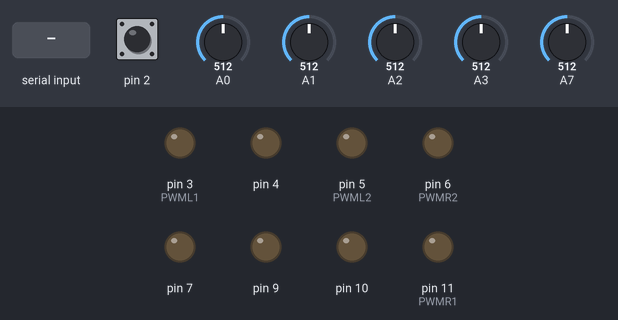
The sketch below on a simulated Arduino Nano, built with avr-gcc and run on an emulated ATmega328P. Shown: output pins drawn as LEDs (lit = HIGH). Inputs (shaded band) come from the test bench; at power-on: pin 2 HIGH, A0 = 512, A1 = 512, A2 = 512, A3 = 512, A7 = 512. What the sketch prints to the serial monitor is not drawn.

Above: at 0.2 s.
At 4.2 s:
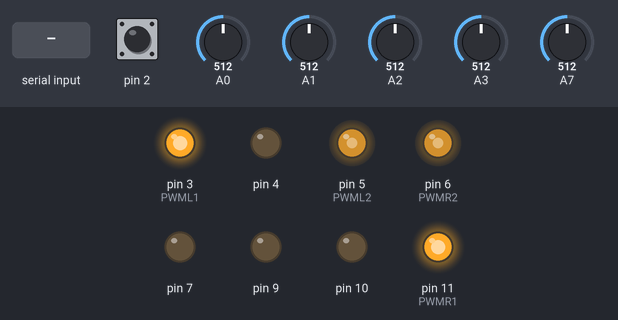
4.3 s: "r" received over Serial
Timing chart, 0 to 7.3 s (numbered marks = the images above; inputs shaded):
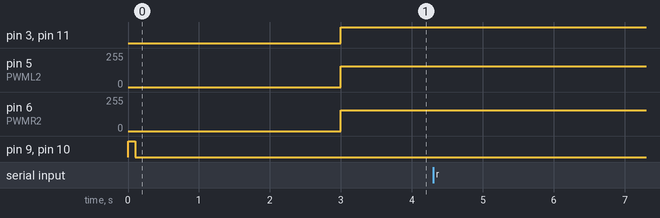

The sketch:

SenyaMouse.ino
```cpp
#include <Arduino.h>
// #include "I2Cdev.h"
// #include "MPU6050_6Axis_MotionApps20.h"
// MPU6050 mpu;
// const int16_t accel_offset[3] = { 346, -677, 699 };
// const int16_t gyro_offset[3] = { 15, -119, 4 };
uint8_t fifoBuffer[45];
const int PWMR1{ 11 };
const int PWMR2{ 6 };
const int PWML1{ 3 };
const int PWML2{ 5 };
const int Min{ -60 };
const int Max{ 120 };
const int D = { 4 };
const int F = { 7 };
const int PinGyro = { 12 };
const int ledBlue = { 10 };
const int ledYellow = { 9 };
const int button = { 2 };
const int pinDL = { A2 };
const int pinFL = { A3 };
const int pinDR = { A1 };
const int pinFR = { A0 };
const int THf = { 7 };
const float RVIN = 1.98;
const float RGND = 0.96;
const float BATTERY_DIVIDER_RATIO = RGND / (RGND + RVIN);
const float ADC_MAX = 1023.0;
const float ADC_REF_VOLTS = 5.00;
const float K_VOLTAGE = ADC_REF_VOLTS / ADC_MAX / BATTERY_DIVIDER_RATIO;
enum Walls {
  LEFTK = 0b110,
  RIGHTK = 0b011,
  NOTHING = 0b000,
  LEFT = 0b100,
  RIGHT = 0b001,
  BOTH = 0b101,
  UTURN = 0b111,
  FRONT = 0b010,
};
float spdLeft = 0;
float spdRight = 0;
float delta = 0;
float lastDelta = 0;
int del = 0;

float DLmm = 0;
float FLmm = 0;
float DRmm = 0;
float FRmm = 0;
int DL = 0;
int FL = 0;
int DR = 0;
int FR = 0;
int mode = 0;
unsigned long time = 0;
float znachenie = 0;
float Fx1FL = 0;
float Fx2DL = 0;
float Fx3DR = 0;
float Fx4FR = 0;

//------------надо менять-----------------------------------

const float SpeedBoth = 1.7;
const float K = 0.004;
const float KD = 0.4;
const float K180a = 0.08;
const int tim = 200;

// declaration functions
void readSensorsMM();

//-----------------180----------------------------------------------

void turn180() {
  digitalWrite(ledBlue, 1);
  digitalWrite(ledYellow, 1);
  driveVoltage(-1.5, 1.5);
  do {
    readSensorsMM();
  } while (FLmm < 200 && FRmm < 200);
  driveVoltage(-1.5, 1.5);
  delay(50);
}

//------------------0ые значения-----------------

void firstSenors() {
  readSensorsMM();
  Fx1FL = FL;
  Fx2DL = DL;
  Fx3DR = DR;
  Fx4FR = FR;
}

//------------------плавные значения----------------------

void sensorAlpha() {
  readSensorsMM();
  constexpr float x = 0;
  constexpr float d = 0.09;
  Fx1FL = FLmm * d + (1 - d) * Fx1FL;
  Fx2DL = DLmm * d + (1 - d) * Fx2DL;
  Fx3DR = DRmm * d + (1 - d) * Fx3DR;
  Fx4FR = FRmm * d + (1 - d) * Fx4FR;
  FLmm = Fx1FL;
  DLmm = Fx2DL;
  DRmm = Fx3DR;
  FRmm = Fx4FR;
}

//---------------------драйв по акуму-------------------------

inline void driveVoltage(float leftV, float rightV) {
  rightV = rightV * 1.02;
  //leftV = constrain(leftV, -8.0, +8.0);
  float v = getVoltage();
  int pwmLeft = leftV * 255 / v;
  //rightV = constrain(rightV, -8.0, +8.0);
  int pwmRight = rightV * 255 / v;
  drive(pwmLeft, pwmRight);
}

//---------------вольты----------------------------

inline float getVoltage() {
  return analogRead(A7) * K_VOLTAGE;
}

//-----------------драйв-------------------------

void drive(int left, int right) {
  left = constrain(left, Min, Max);
  right = constrain(right, Min, Max);
  if (left > 0) {
    digitalWrite(PWML1, 1);
    analogWrite(PWML2, 255 - left);
  } else {
    analogWrite(PWML1, 255 + left);
    digitalWrite(PWML2, 1);
  }
  if (right > 0) {
    digitalWrite(PWMR1, 1);
    analogWrite(PWMR2, 255 - right);
  } else {
    analogWrite(PWMR1, 255 + right);
    digitalWrite(PWMR2, 1);
  }
}

//-------------------перевод в 2ую-------------------------

String getBinStr(byte n) {
  String str = "000";
  if (n >= 4) {
    str[0] = '1';
    n = n - 4;
  }
  if (n >= 2) {
    str[1] = '1';
    n = n - 2;
  }
  if (n == 1) {
    str[2] = '1';
  }
  return str;
}

//-------------------значения 1010-------------------------

byte getEventSensors() {
  byte DW = 0;
  readSensorsMM();
  if (DRmm < 225) {
    DW++;
  }
  if (FLmm < 230 && FRmm < 230) {
    DW = DW + 2;
  }
  if (DLmm < 225) {
    DW = DW + 4;
  }
  return DW;
}

//------------------по правой руке-------------------------

void raseRight() {
  long count = 0;
  time = millis();
  while (1) {
    // float v = getVoltage() + 0.2;
    //sensorAlpha();
    readSensorsMM();
    // readSensorsCM();
    uint8_t event = getEventSensors();
    if (event == BOTH) {
      delta = DLmm - DRmm;
      lastDelta = delta;
      znachenie = K * delta + KD * (delta - lastDelta);
      driveVoltage(SpeedBoth - znachenie, SpeedBoth + znachenie);
    } else if (event == UTURN) {
      readSensorsMM();
      while (FRmm > 60 && FLmm > 60) {
        readSensorsMM();
        delta = DLmm - DRmm;
        lastDelta = delta;
        znachenie = K * delta + KD * (delta - lastDelta);
        driveVoltage(SpeedBoth - znachenie, SpeedBoth + znachenie);
      }
      turn180();
      driveVoltage(0, 0);
    } else if (event == RIGHTK) {
      driveVoltage(1.5, 1.5);
      delay(70);
      while (DLmm > 110) {
        driveVoltage(1.3, 2.3);
        readSensorsMM();
      }
      driveVoltage(0, 0);
    } else if (event == LEFTK) {
      driveVoltage(1.5, 1.5);
      delay(70);
      readSensorsMM();
      while (DRmm > 80) {
        readSensorsMM();
        driveVoltage(2.3, 1);
        readSensorsMM();
      }
      driveVoltage(0, 0);
    } else if (event == LEFT) {
      readSensorsMM();
      if (DRmm < 225) {
        return;
      }
      driveVoltage(1.5, 1.5);
      delay(200);
      while (DRmm > 100) {
        readSensorsMM();
        driveVoltage(2.3, 1);
      }
      driveVoltage(0, 0);
    } else if (event == RIGHT) {
      readSensorsMM();
      delta = 110 - DRmm;
      lastDelta = delta;
      driveVoltage(1.5 - K * delta, 1.5 + K * delta);
    } else if (event == NOTHING) {
      readSensorsMM();
      while (DRmm > 140) {
        driveVoltage(3.1, 1);
        readSensorsMM();
      }
      driveVoltage(0, 0);
    } else {
      delta = DLmm - DRmm;
      lastDelta = delta;
      float znachenie = 0.003 * delta + 0.04 * (delta - lastDelta);
      driveVoltage(SpeedBoth - znachenie, SpeedBoth + znachenie);
    }
  }  // while
}

//--------------------принт-----------------------

void printSensors() {
  readSensors();
  Serial.print(FL);
  Serial.print("    ");
  Serial.print(DL);
  Serial.print("    ");
  Serial.print(DR);
  Serial.print("    ");
  Serial.println(FR);
  Serial.print("    ");
  Serial.println(DL + FL - DR - FR);
}

//-----------------------просто тест---------------------

void testDrive() {
  drive(-60, -60);
  delay(1000);
  while (1) {
    if (Serial.available()) {
      char c = Serial.read();
      if (c == 's') {
        drive(0, 0);

        return;
      }
    }
  }
}

//-----------------перевод в мм-------------------------

void readSensorsMM() {
  readSensors();
  FLmm = getMM(FL, 2089.7, -0.705);
  DLmm = getMM(DL, 725.92, -0.571);
  DRmm = getMM(DR, 656.39, -0.602);
  FRmm = getMM(FR, 2708.3, -0.703);
}

//----------------------принт мм------------------------

void printSensorsMM() {
  readSensorsMM();
  float r = getVoltage() + 0.2;
  byte event = getEventSensors();
  String strBin = getBinStr(event);
  Serial.print(FLmm);
  Serial.print("    ");
  Serial.print(DLmm);
  Serial.print("    ");
  Serial.print(DRmm);
  Serial.print("    ");
  Serial.println(FRmm);
  Serial.print("    ");
  Serial.println(DLmm - DRmm);
  Serial.println(strBin);
  Serial.println(r);
  Serial.println(analogRead(A7));
}

//-------------------------сырые значения-----------------------

void readSensors() {
  digitalWrite(D, 1);
  delayMicroseconds(400);
  DL = analogRead(pinDL);
  DR = analogRead(pinDR);
  digitalWrite(D, 0);

  digitalWrite(F, 1);
  delayMicroseconds(400);

  FL = analogRead(pinFL);
  FR = analogRead(pinFR);
  digitalWrite(F, 0);
}

//---------------------формула мм---------------------------

inline float getMM(int x, float k, float p) {
  if (x < 5) {
    return 500;
  }
  float ji = pow(x, p);
  return ji * k;
}

//----------------------сетап-------------------------

void setup() {
  Serial.begin(9600);
  float ypr[3];
  firstSenors();
  // set up freq PWM
  TCCR2B |= (1 << CS21 | 1 << CS20);
  TCCR2B &= ~(1 << CS22);

  // speed up ADC
  ADCSRA |= (1 << ADPS2);
  ADCSRA &= ~(1 << ADPS1);
  ADCSRA |= (1 << ADPS0);

  pinMode(PinGyro, INPUT);
  pinMode(D, OUTPUT);
  pinMode(F, OUTPUT);
  pinMode(ledBlue, OUTPUT);
  pinMode(ledYellow, OUTPUT);
  pinMode(PWML1, OUTPUT);
  pinMode(PWML2, OUTPUT);
  pinMode(PWMR1, OUTPUT);
  pinMode(PWML2, OUTPUT);
  pinMode(button, INPUT_PULLUP);

  digitalWrite(ledBlue, 1);
  digitalWrite(ledYellow, 1);
  delay(100);
  digitalWrite(ledBlue, 0);
  digitalWrite(ledYellow, 0);

  while (time < 3000) {
    time = millis();
    if (digitalRead(button) == 0) {
      delay(350);
      mode++;
      if (mode > 3) {
        mode = 3;
      }
      if (mode == 1) {
        digitalWrite(ledBlue, 0);
        digitalWrite(ledYellow, 1);
      } else if (mode == 2) {
        digitalWrite(ledBlue, 1);
        digitalWrite(ledYellow, 0);
      } else if (mode == 3) {
        digitalWrite(ledBlue, 1);
        digitalWrite(ledYellow, 1);
      }
    }
  }
}

//-------------------------луп------------------------

void loop() {
  if (mode == 1) {
  } else if (mode == 2) {
    raseRight();
  } else {
    driveVoltage(3, 3);
  }
  if (Serial.available()) {
    char c = Serial.read();
    if (c == 'r') {
      while (1) {
        delay(100);
        printSensorsMM();
        if (Serial.available()) {
          char c = Serial.read();
          if (c == 's') {
            return;
          }
        }
      }
    } else if (c == 't') {
      testDrive();
    } else if (digitalRead(button) == 0) {
    }
  }
  // delay(100);
}
```
